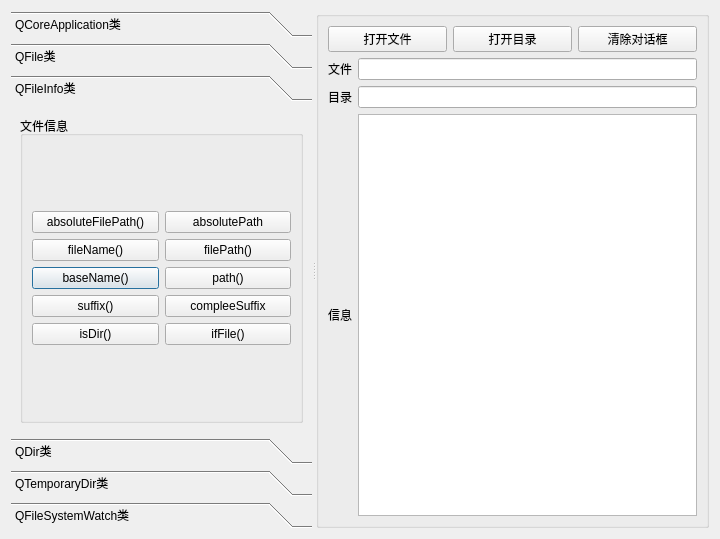
<?xml version="1.0" encoding="UTF-8"?>
<ui version="4.0">
 <class>Dialog</class>
 <widget class="QDialog" name="Dialog">
  <property name="geometry">
   <rect>
    <x>0</x>
    <y>0</y>
    <width>720</width>
    <height>539</height>
   </rect>
  </property>
  <property name="windowTitle">
   <string>Dialog</string>
  </property>
  <layout class="QHBoxLayout" name="horizontalLayout_5">
   <item>
    <widget class="QSplitter" name="splitter">
     <property name="orientation">
      <enum>Qt::Horizontal</enum>
     </property>
     <widget class="QToolBox" name="toolBox">
      <property name="currentIndex">
       <number>2</number>
      </property>
      <widget class="QWidget" name="page">
       <property name="geometry">
        <rect>
         <x>0</x>
         <y>0</y>
         <width>371</width>
         <height>337</height>
        </rect>
       </property>
       <attribute name="label">
        <string>QCoreApplication类</string>
       </attribute>
      </widget>
      <widget class="QWidget" name="page_2">
       <property name="geometry">
        <rect>
         <x>0</x>
         <y>0</y>
         <width>371</width>
         <height>337</height>
        </rect>
       </property>
       <attribute name="label">
        <string>QFile类</string>
       </attribute>
      </widget>
      <widget class="QWidget" name="page_3">
       <attribute name="label">
        <string>QFileInfo类</string>
       </attribute>
       <layout class="QVBoxLayout" name="verticalLayout_3">
        <item>
         <widget class="QGroupBox" name="groupBox_2">
          <property name="title">
           <string>文件信息</string>
          </property>
          <layout class="QVBoxLayout" name="verticalLayout_4">
           <item>
            <layout class="QGridLayout" name="gridLayout">
             <item row="2" column="0">
              <widget class="QPushButton" name="pushButton_8">
               <property name="text">
                <string>baseName()</string>
               </property>
              </widget>
             </item>
             <item row="3" column="0">
              <widget class="QPushButton" name="pushButton_9">
               <property name="text">
                <string>suffix()</string>
               </property>
              </widget>
             </item>
             <item row="1" column="0">
              <widget class="QPushButton" name="pushButton_5">
               <property name="text">
                <string>fileName()</string>
               </property>
              </widget>
             </item>
             <item row="0" column="1">
              <widget class="QPushButton" name="pushButton_6">
               <property name="text">
                <string>absolutePath</string>
               </property>
              </widget>
             </item>
             <item row="0" column="0">
              <widget class="QPushButton" name="pushButton_4">
               <property name="text">
                <string>absoluteFilePath()</string>
               </property>
              </widget>
             </item>
             <item row="1" column="1">
              <widget class="QPushButton" name="pushButton_7">
               <property name="text">
                <string>filePath()</string>
               </property>
              </widget>
             </item>
             <item row="4" column="0">
              <widget class="QPushButton" name="pushButton_10">
               <property name="text">
                <string>isDir()</string>
               </property>
              </widget>
             </item>
             <item row="2" column="1">
              <widget class="QPushButton" name="pushButton_11">
               <property name="text">
                <string>path()</string>
               </property>
              </widget>
             </item>
             <item row="3" column="1">
              <widget class="QPushButton" name="pushButton_12">
               <property name="text">
                <string>compleeSuffix</string>
               </property>
              </widget>
             </item>
             <item row="4" column="1">
              <widget class="QPushButton" name="pushButton_13">
               <property name="text">
                <string>ifFile()</string>
               </property>
              </widget>
             </item>
            </layout>
           </item>
          </layout>
         </widget>
        </item>
       </layout>
      </widget>
      <widget class="QWidget" name="page_4">
       <attribute name="label">
        <string>QDir类</string>
       </attribute>
      </widget>
      <widget class="QWidget" name="page_5">
       <attribute name="label">
        <string>QTemporaryDir类</string>
       </attribute>
      </widget>
      <widget class="QWidget" name="page_6">
       <attribute name="label">
        <string>QFileSystemWatch类</string>
       </attribute>
      </widget>
     </widget>
     <widget class="QGroupBox" name="groupBox">
      <property name="title">
       <string/>
      </property>
      <layout class="QVBoxLayout" name="verticalLayout_2">
       <item>
        <layout class="QVBoxLayout" name="verticalLayout">
         <item>
          <layout class="QHBoxLayout" name="horizontalLayout">
           <item>
            <widget class="QPushButton" name="pushButton">
             <property name="text">
              <string>打开文件</string>
             </property>
            </widget>
           </item>
           <item>
            <widget class="QPushButton" name="pushButton_2">
             <property name="text">
              <string>打开目录</string>
             </property>
            </widget>
           </item>
           <item>
            <widget class="QPushButton" name="pushButton_3">
             <property name="text">
              <string>清除对话框</string>
             </property>
            </widget>
           </item>
          </layout>
         </item>
         <item>
          <layout class="QHBoxLayout" name="horizontalLayout_2">
           <item>
            <widget class="QLabel" name="label">
             <property name="text">
              <string>文件</string>
             </property>
            </widget>
           </item>
           <item>
            <widget class="QLineEdit" name="lineEdit"/>
           </item>
          </layout>
         </item>
         <item>
          <layout class="QHBoxLayout" name="horizontalLayout_3">
           <item>
            <widget class="QLabel" name="label_2">
             <property name="text">
              <string>目录</string>
             </property>
            </widget>
           </item>
           <item>
            <widget class="QLineEdit" name="lineEdit_2"/>
           </item>
          </layout>
         </item>
        </layout>
       </item>
       <item>
        <layout class="QHBoxLayout" name="horizontalLayout_4">
         <item>
          <widget class="QLabel" name="label_3">
           <property name="text">
            <string>信息</string>
           </property>
          </widget>
         </item>
         <item>
          <widget class="QTextEdit" name="textEdit"/>
         </item>
        </layout>
       </item>
      </layout>
     </widget>
    </widget>
   </item>
  </layout>
 </widget>
 <resources/>
 <connections/>
</ui>
